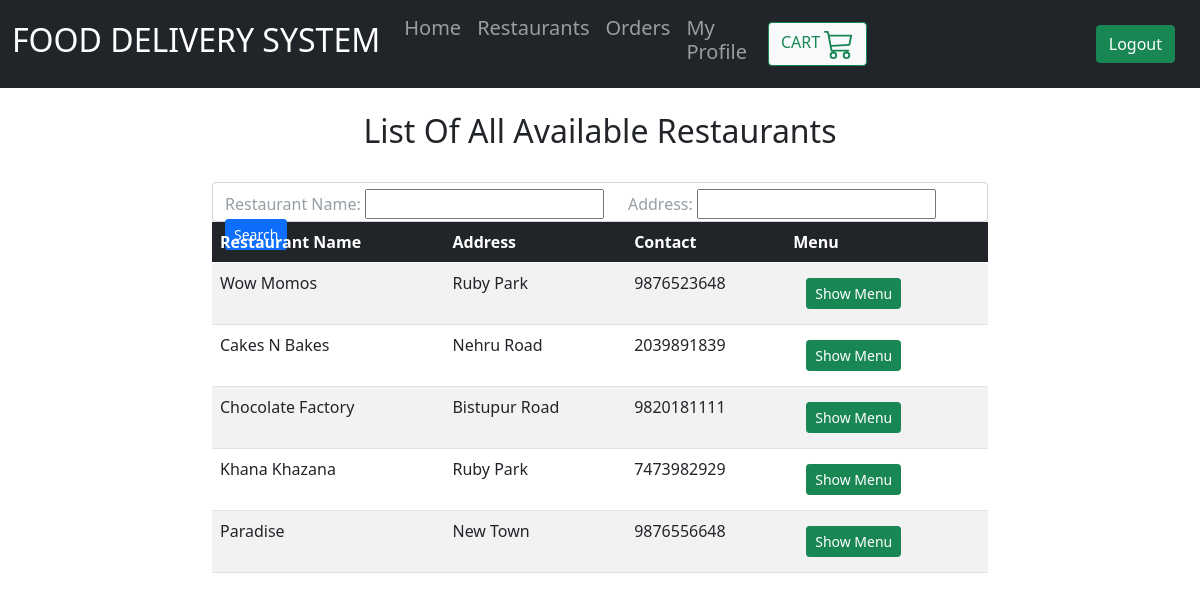
Screenshot of /customer/1/showRestaurants/ with the database file from the repository.
### restaurants/models.py (models this page shows, shortened)
class Restaurant(models.Model):
    name = models.CharField(max_length=255, null=True)
    username = models.ForeignKey(
        User, on_delete=models.CASCADE)
    address = models.CharField(max_length=1500, null=True)
    contact = models.IntegerField(null=True)
    maxActiveOrders = models.IntegerField(null=True)

### customers/views.py (the view)
# urls.py: path('<int:cid>/showRestaurants/',
def showRestaurants(response, cid):
    customer = Customer.objects.get(id=cid)
    restaurants = Restaurant.objects.all()
    restaurantFilter = RestaurantFilter(response.GET, queryset=restaurants)
    restaurants = restaurantFilter.qs
    context = {'cid': cid, 'customer': customer,
               'restaurants': restaurants, 'restaurantFilter': restaurantFilter}
    return render(response, 'customers/showRestaurants.html', context)

### customers/templates/customers/showRestaurants.html (shortened to what this page needs)
{% extends 'customers/base.html' %} {% block content %}
<div class="container col-md-8">
  <br />
  <div class="text-center h2">List Of All Available Restaurants</div>
  <br />
  <form>
    <div class="form-control">
      <div class="row">
        <div class="col col-md-auto">
          Restaurant Name: {{restaurantFilter.form.name}}
        </div>
        <div class="col col-md-auto">
          Address: {{restaurantFilter.form.address}}
        </div>
        <div class="col">
          <button class="btn btn-primary btn-sm btn-block" type="submit">
          </button>
        </div>
      </div>
    </div>
  </form>
</div>
<div class="container col-md-8">
  <table class="table table-striped table-hover">
    <thead class="table-dark">
      <tr>
        <th scope="col">Restaurant Name</th>
        <th scope="col">Address</th>
        <th scope="col">Contact</th>
        <th scope="col">Menu</th>
      </tr>
    </thead>
    <tbody>
      {% for r in restaurants %}
      <tr>
        <td>{{r.name}}</td>
        <td>{{r.address}}</td>
        <td>{{r.contact}}</td>
        <td>
          <button class="btn">
            <a
              class="btn btn-success btn-sm btn-block"
              href="{% url 'orderMenu' cid=cid rid=r.id %}"
            >
              Show Menu
            </a>
          </button>
        </td>
      </tr>
      {% endfor %}
    </tbody>
  </table>
</div>
{% endblock %}

### static/css/register.css (style rules this page uses)
.form-control { height: 40px; box-shadow: none; color: #969fa4; }
.form-control .btn { border-radius: 3px; }

### rows the page displays
Restaurant: name "Wow Momos", address "Ruby Park", contact "9876523648"
Restaurant: name "Cakes N Bakes", address "Nehru Road", contact "2039891839"
Restaurant: name "Chocolate Factory", address "Bistupur Road", contact "9820181111"
Restaurant: name "Khana Khazana", address "Ruby Park", contact "7473982929"
Restaurant: name "Paradise", address "New Town", contact "9876556648"
